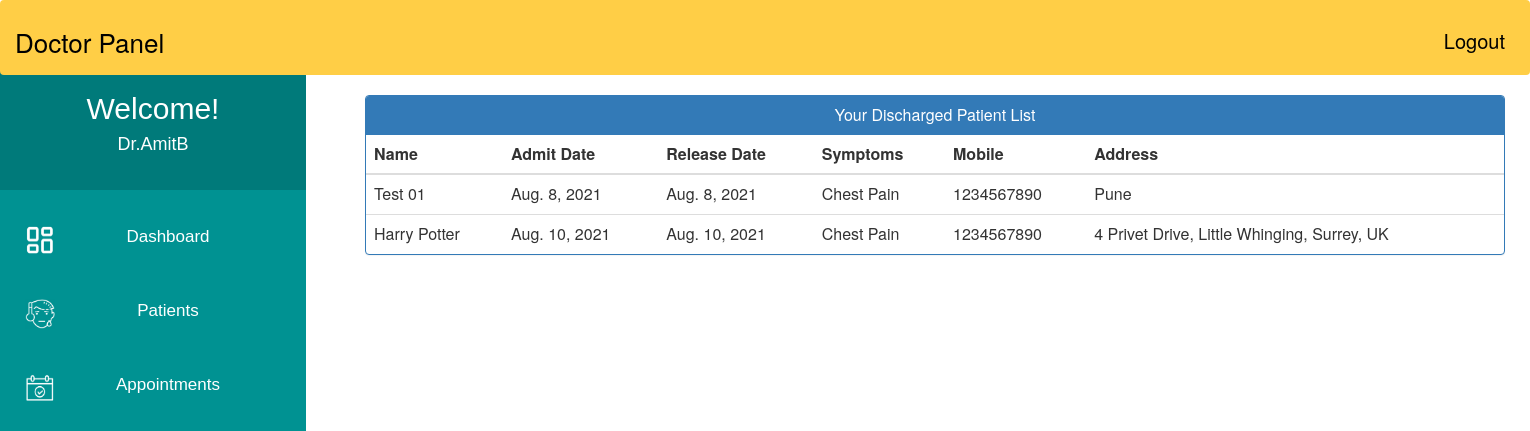
/doctor_view_discharged_patient/ (signed in), run on the app's committed database.
### MyApp/models.py (models this page shows)
class PatientDischarge(models.Model):
    patientId=models.PositiveIntegerField(null=True)
    patientName=models.CharField(max_length=40)
    assignedDoctorName=models.CharField(max_length=40)
    address = models.CharField(max_length=40)
    mobile = models.CharField(max_length=20,null=True)
    symptoms = models.CharField(max_length=100,null=True)
    admitDate=models.DateField(null=False)
    releaseDate=models.DateField(null=False)
    daySpent=models.PositiveIntegerField(null=False)
    roomCharge=models.PositiveIntegerField(null=False, default=0)
    medicineCost=models.PositiveIntegerField(null=False,default=0)
    doctorFee=models.PositiveIntegerField(null=False, default=0)
    OtherCharge=models.PositiveIntegerField(null=False, default=0)
    total=models.PositiveIntegerField(null=False)

### MyApp/views.py (the view)
# urls.py: path('doctor_view_discharged_patient/', views.doctor_view_discharged_patient, name="doctor_view_discharged_patient"),
@login_required
def doctor_view_discharged_patient(request):
    doctor=Doctor.objects.get(user_id=request.user.id)
    dischargedpatients=PatientDischarge.objects.all().distinct().filter(assignedDoctorName=doctor.get_name)
    return render(request,'MyApp/doctor_view_discharged_patient.html',{'dischargedpatients':dischargedpatients,'doctor':doctor})

### MyApp/models.py (called while the page is built)
    @property
    def get_name(self):
        return self.Doctor_First_Name+" "+self.Doctor_Last_Name

### templates/MyApp/doctor_view_discharged_patient.html (shortened to what this page needs)
<html>
{% extends 'MyApp/doctor_base.html' %}
{% block content_dashboard %}
{%load static%}
<head>
  <link href="//netdna.bootstrapcdn.com/bootstrap/3.0.0/css/bootstrap.min.css" rel="stylesheet" id="bootstrap-css">
</head>
<body>
<div class="container">
  <div class="panel panel-primary">
    <div class="panel-heading">
      <h6 class="panel-title">Your Discharged Patient List</h6>
    </div>
    <table class="table table-hover" id="dev-table">
      <thead>
        <tr>
          <th>Name</th>
          <th>Admit Date</th>
          <th>Release Date</th>
          <th>Symptoms</th>
          <th>Mobile</th>
          <th>Address</th>
        </tr>
      </thead>
      {% for p in dischargedpatients %}
      <tr>
        <td> {{p.patientName}}</td>
        <td>{{p.admitDate}}</td>
        <td>{{p.releaseDate}}</td>
        <td>{{p.symptoms}}</td>
        <td>{{p.mobile}}</td>
        <td>{{p.address}}</td>
      </tr>
      {% endfor %}
    </table>
  </div>
</div>
{% endblock content_dashboard%}

### templates/MyApp/doctor_base.html (shortened to what this page needs)
<!DOCTYPE html>
{% load static %}
<html lang="en">
<head>
     <link href="//netdna.bootstrapcdn.com/bootstrap/3.0.0/css/bootstrap.min.css" rel="stylesheet" id="bootstrap-css">
</head>
<body>
    <div class="navbar">
        <a>Doctor Panel</a>
        <a href="{% url 'MyApp:logout' %}" class="logoutbtn">Logout</a>
    </div>
     <div class="sidebar">
        <div class="userprofile">
            <h2 style="color:white; font-family:sans-serif; padding-top:25px; text-align:center; margin:0px;">Welcome!</h2>
            <h4 style="color:white; font-family:sans-serif; text-align:center; padding-bottom:35px;">{{request.user.username}}</h4>
        </div>
        <a href="{% url 'MyApp:doctor_dashboard' %}"><img class="icon" src="{% static "images/PDash.png" %}">Dashboard</a>
        <a href="{% url 'MyApp:doctor_patient' %}"><img class="icon" src="{% static "images/PIcon.png" %}">Patients</a>
        <a href="{% url 'MyApp:doctor_appointment' %}"><img class="icon" src="{% static "images/ApptIcon.png" %}">Appointments</a>
    </div>
{%  block content_dashboard %}
{%  endblock content_dashboard %}
</body>
</html>

### templates/MyApp/doctor_base.html (style rules this page uses)
body { background-color: rgb(255, 255, 255); padding: 0px; margin-top: 0px; margin-left: 0px; margin-right: 0px; margin-bottom: 0px; }
.navbar { overflow: hidden; background-color: rgb(255, 206, 70); height:75px; width:100%; padding-top:22px; z-index:1; top:0; position:fixed; display:block; }
.navbar a { float: left; display:block; font-size: 26px; color: black; text-align: center; padding-left:14px; text-decoration: none; }
.navbar .logoutbtn { float: right; display:block; font-size: 20px; color: black; text-align: center; padding-top:4px; padding-right:24px; text-decoration: none; }
.sidebar .userprofile { background-color: rgb(0, 122, 122); }
.sidebar { margin-top: 0px; padding-top: 0px; width: 20%; text-align: center; height=100vh; background-color: rgb(0, 146, 146); font-family: sans-serif; font-size:17px; font-weight: normal; position: fixed; top: 67px; left: 0; bottom: 0; }
.sidebar a { display: block; color: white; padding: 25px; text-decoration: none; }
.icon { float:left; width:30px; height:30px; }

### templates/MyApp/doctor_view_discharged_patient.html (style rules this page uses)
a:link { text-decoration: none; }
h6 { text-align: center; }
.container { margin-left: 350px; margin-right: 50px; }

### data on the page
PatientDischarge: patientName "Test 01", admitDate "Aug. 8, 2021", releaseDate "Aug. 8, 2021", symptoms "Chest Pain", mobile "1234567890", address "Pune"
PatientDischarge: patientName "Harry Potter", admitDate "Aug. 10, 2021", releaseDate "Aug. 10, 2021", symptoms "Chest Pain", mobile "1234567890", address "4 Privet Drive, Little Whinging, Surrey, UK"

### other printed values
{{ request.user.username }} "Dr.AmitB"
